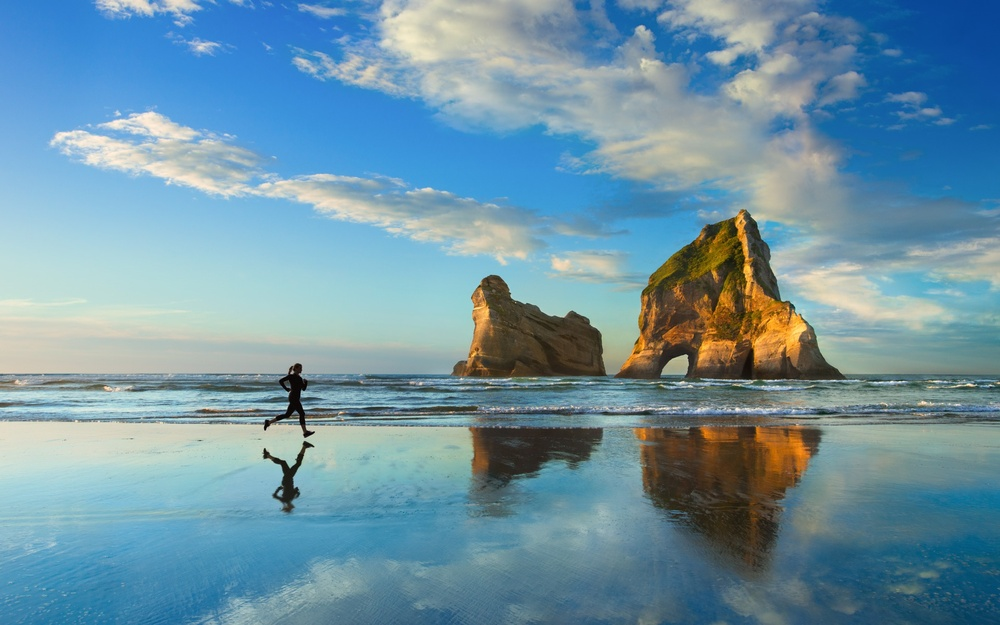
#> input picture Comparing images using image histograms/Resources_1.4/img1.jpg, 1000 x 625 px, shrunk from 1920 x 1200 before the run, found by its file name
$ python Task1.4C.py
#> lines starting #> are read from the running program, lines starting #| are printed output that depends on the picture; long printed decimals are rounded
import numpy as np
import cv2 as cv
from matplotlib import pyplot as plt
import math

#  read images and convert them to grayscale
img1 = cv.imread('/Users/johnathontoh/Desktop/SIT789 - Applications of Computer Vision and Speech Processing/Week 1/Task 1.4C/Resources_1.4/img1.jpg')
#> img1 is the input picture: shape (625, 1000, 3); mean B, G, R 164.3, 148, 111.1
img2 = cv.imread('/Users/johnathontoh/Desktop/SIT789 - Applications of Computer Vision and Speech Processing/Week 1/Task 1.4C/Resources_1.4/img2.jpg')
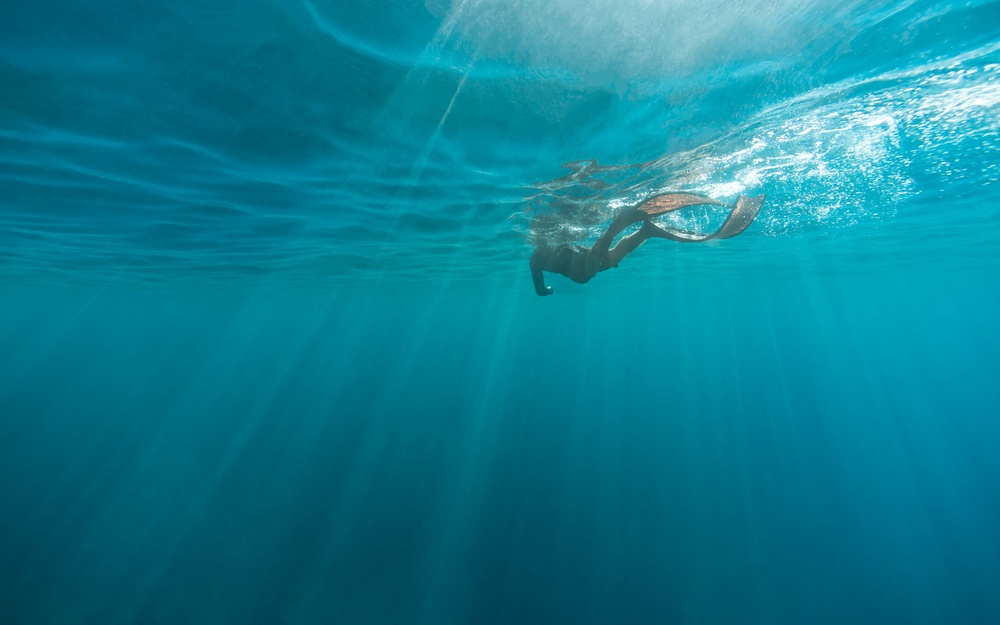
#> input picture Comparing images using image histograms/Resources_1.4/img2.jpg, 1000 x 625 px, shrunk from 1920 x 1200 before the run, found by its file name
#> img2 is the input picture: shape (625, 1000, 3); mean B, G, R 145.5, 125.2, 13.6
img3 = cv.imread('/Users/johnathontoh/Desktop/SIT789 - Applications of Computer Vision and Speech Processing/Week 1/Task 1.4C/Resources_1.4/img3.jpg')
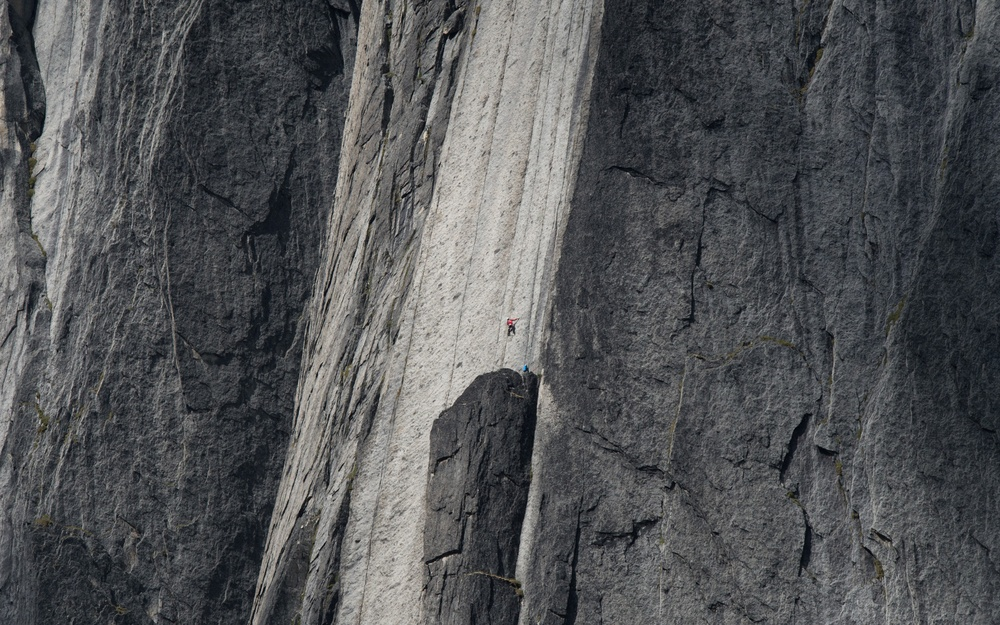
#> input picture Comparing images using image histograms/Resources_1.4/img3.jpg, 1000 x 625 px, shrunk from 1920 x 1200 before the run, found by its file name
#> img3 is the input picture: shape (625, 1000, 3); mean B, G, R 85.4, 83.4, 81.9
img1_gray = cv.cvtColor(img1, cv.COLOR_BGR2GRAY)
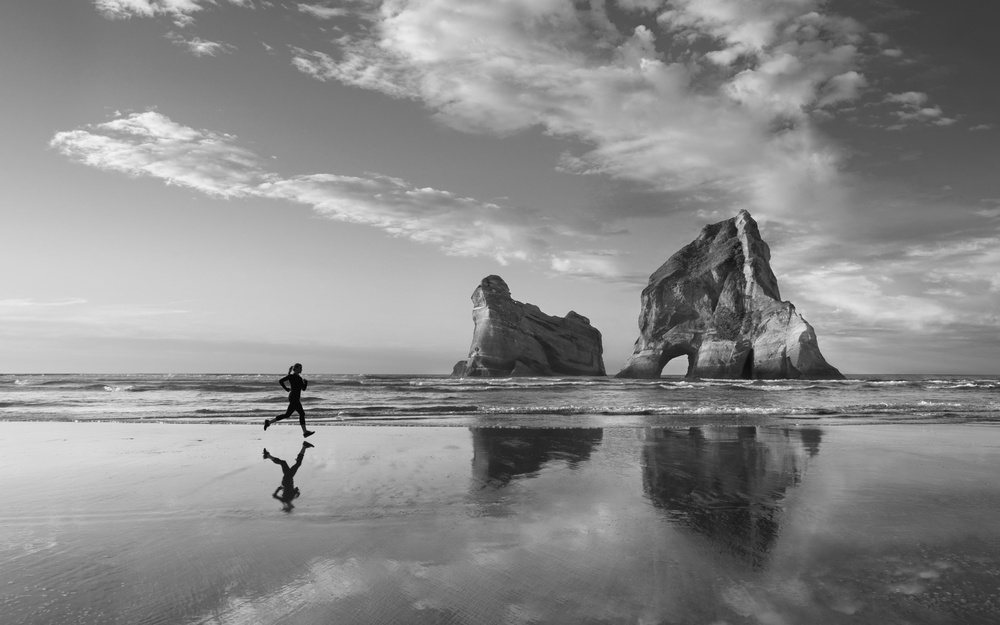
#> img1_gray: shape (625, 1000); min 0, max 247, mean 138.8
img2_gray = cv.cvtColor(img2, cv.COLOR_BGR2GRAY)
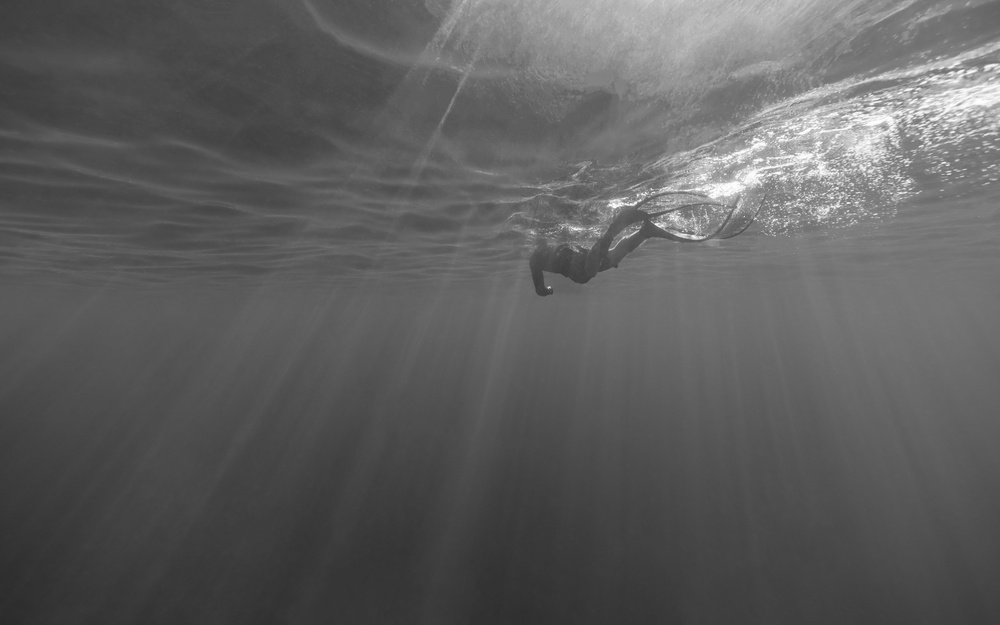
#> img2_gray: shape (625, 1000); min 42, max 255, mean 94.1
img3_gray = cv.cvtColor(img3, cv.COLOR_BGR2GRAY)

# calculate the histograms of img1_gray, img2_gray, and img3_gray
hist1_gray = cv.calcHist([img1_gray],[0],None,[256],[0,256])
#> hist1_gray = 256 values, max 6552 at index 124, min 0 at index 245, mean 2441.4
hist2_gray = cv.calcHist([img2_gray],[0],None,[256],[0,256])
#> hist2_gray = 256 values, max 13109 at index 74, min 0 at index 0, mean 2441.4
hist3_gray = cv.calcHist([img3_gray],[0],None,[256],[0,256])
#> hist3_gray = 256 values, max 7943 at index 61, min 0 at index 0, mean 2441.4


new_hist1_gray = np.array(hist1_gray).reshape(256,)
#> new_hist1_gray has the same summary as hist1_gray
new_hist2_gray = np.array(hist2_gray).reshape(256,)
#> new_hist2_gray has the same summary as hist2_gray
new_hist3_gray = np.array(hist3_gray).reshape(256,)
#> new_hist3_gray has the same summary as hist3_gray


plt.plot(hist1_gray, label = 'img1_gray')
plt.plot(hist2_gray, label = 'img2_gray')
plt.plot(hist3_gray, label = 'img3_gray')

plt.legend(loc="upper right")
plt.xlim([0,256])
plt.show()
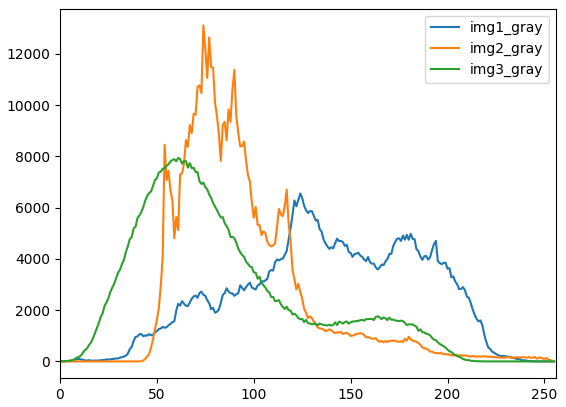
#> figure drawn by matplotlib, 1 panel; curve peaks at x = 124, y = 6552; curve peaks at x = 74, y = 13109; curve peaks at x = 61, y = 7943

def chi_square(hist1, hist2, img1, img2):
#> called with hist1 = array of shape (256,), hist2 = array of shape (256,), img1 = 'img1', img2 = 'img2'
    chi_square_img = 0
    for i in range(0, 256):
        if (hist1[i] + hist2[i]) > 0:
            indvidual_cal = (math.pow(hist1[i] - hist2[i], 2)) / (hist1[i] + hist2[i])
            # print(indvidual_cal)
            chi_square_img = chi_square_img + indvidual_cal
        else:
            indvidual_cal = (math.pow(hist1[i] - hist2[i], 2)) / (hist1[i] + hist2[i] + 0.000001)
            # print(indvidual_cal)
            chi_square_img = chi_square_img + indvidual_cal
#> this loop made 256 passes
#> (indvidual_cal, chi_square_img) on passes 1 to 12: (1, 1), (11, 12), (8, 20), (17, 37), (20, 57), (18, 75), (34, 109), (52, 161), (75, 236), (88, 324), (94, 418), (73, 491)
#> indvidual_cal on pass 100: 1220.4
#> after the loop, chi_square_img = 422067.5
    print("chi square distance between {} and {} is {}".format(img1, img2, chi_square_img))
#| chi square distance between img1 and img2 is 422067.545

chi_square(new_hist1_gray, new_hist2_gray, "img1", "img2")
chi_square(new_hist1_gray, new_hist3_gray, "img1", "img3")
#> the loop in chi_square (call 2), `for i in range(0, 256):` made 256 passes
#> (indvidual_cal, chi_square_img) on passes 1 to 12: (1, 1), (2.25, 3.25), (1.33, 4.58), (2.46, 7.04), (0.444, 7.49), (0.61, 8.1), (1.8, 9.9), (1.66, 11.56), (8.8, 20.36), (18.47, 38.83), (28.06, 66.89), (94.61, 161.5)
#> indvidual_cal on pass 100: 95.36
#| chi square distance between img1 and img3 is 397750.084
chi_square(new_hist2_gray, new_hist3_gray, "img2", "img3")
#| chi square distance between img2 and img3 is 217202.888


def Kullback_Leibler_divergence(hist1, hist2, img1, img2):
#> called with hist1 = array of shape (256,), hist2 = array of shape (256,), img1 = 'img1', img2 = 'img2'
    total_h1 = 0
    for i in range(0, 256):
        total_h1 = total_h1 + hist1[i]
#> this loop made 256 passes
#> total_h1 on passes 1 to 3: 1, 12, 20
#> after the loop, total_h1 = 625000

    total_h2 = 0
    for i in range(0, 256):
        total_h2 = total_h2 + hist2[i]

    KL_img1_img2 = 0
    KL_img2_img1 = 0
    for i in range (0, 256):
        KL_h1 = (hist1[i]) / total_h1
        if KL_h1 == 0:
            KL_h1 = KL_h1 + 0.000001

        KL_h2 = (hist2[i]) / total_h2
        if KL_h2 == 0:
            KL_h2 = KL_h2 + 0.000001

        KL_h1_h2 = KL_h1/KL_h2
        KL_indvidual_cal = KL_h1 * (math.log2(KL_h1_h2))
        KL_img1_img2 = KL_img1_img2 + KL_indvidual_cal

        KL_h2_h1 = KL_h2 / KL_h1
        KL_indvidual_cal2 = KL_h2 * (math.log2(KL_h2_h1))
        KL_img2_img1 = KL_img2_img1 + KL_indvidual_cal2

    total_KL_distance = KL_img1_img2 + KL_img2_img1

    print("\nKL distance between {} and {} is {}".format(img1, img2, KL_img1_img2))
#| KL distance between img1 and img2 is 1.352
    print("KL distance between {} and {} is {}".format(img2, img1, KL_img2_img1))
#| KL distance between img2 and img1 is 1.115
    print("Combined KL distance for {} and {} is {}".format(img1, img2, total_KL_distance))
#| Combined KL distance for img1 and img2 is 2.467


Kullback_Leibler_divergence(new_hist1_gray, new_hist2_gray, "img1", "img2")
Kullback_Leibler_divergence(new_hist1_gray, new_hist3_gray, "img1", "img3")
#| KL distance between img1 and img3 is 1.231
#| KL distance between img3 and img1 is 1.233
#| Combined KL distance for img1 and img3 is 2.464
Kullback_Leibler_divergence(new_hist2_gray, new_hist3_gray, "img2", "img3")
#| KL distance between img2 and img3 is 0.5592
#| KL distance between img3 and img2 is 2.014
#| Combined KL distance for img2 and img3 is 2.573
